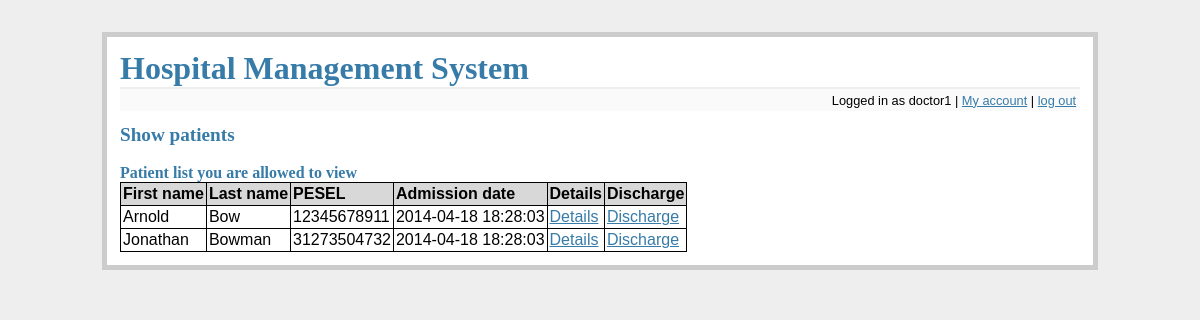
The page /show_patients (signed in) on the database its author committed.
### tables this page shows
CREATE TABLE patients (
    pesel integer primary key,
    fname text not null,
    lname text not null
);

CREATE TABLE files (
    id integer primary key autoincrement,
    patient_pesel integer not null,
    admission_d datetime not null,
    discharge_d datetime,
    foreign key(patient_pesel) references patients(pesel)
);

### flaskr.py (the view)
@app.route('/show_patients', methods=['GET'])
def show_patients():
    error = None
    db = get_db()
    position = get_position(db, session['username'])
    if 'logged_in' not in session or not session['logged_in'] or position not in ['Admin', 'Head physician', 'Doctor', 'Nurse']:
        flash('You do not have rights to access this part of website')
        return redirect(url_for('main_screen'))
    if position in ['Admin', 'Head physician']:
        cur = db.execute('select p.fname, p.lname, p.pesel, f.admission_d from files f join patients p on f.patient_pesel = p.pesel where f.discharge_d is null')
        patients = cur.fetchall()
    else:
        patients = get_patients_allowed(db, session['username'])
    discharge = None
    if position in ['Admin', 'Head physician', 'Doctor']:
        discharge = True
    return render_template('show_patients.html', patients=patients, allow_discharge=discharge)

### flaskr.py (called while the page is built)
def connect_db():
    rv = sqlite3.connect(app.config['DATABASE'])
    rv.row_factory = sqlite3.Row
    return rv

def get_db():
    if not hasattr(g, 'sqlite_db'):
        g.sqlite_db = connect_db()
    return g.sqlite_db

### tools.py (called while the page is built)
def get_position(db, user):
    cur = db.execute('select p.name from employees as e join positions as p on e.position_id = p.id where e.login = ?', [user])
    res = cur.fetchone()
    return res[0] if res else None

def get_patients_allowed(db, username):
    cur = db.execute('select p.fname, p.lname, p.pesel, f.admission_d from patients p join files f on p.pesel = f.patient_pesel join assignments a on a.fil_id = f.id join employees e on e.id = a.employee_id where e.login = ? and f.discharge_d is null', [username])
    return cur.fetchall()

### templates/show_patients.html
{% extends "layout.html" %}
{% block body %}
    <h2>Show patients</h2>
  <br/>
  <h3>Patient list you are allowed to view</h3>
  <table class=dbtable>
  <tr><td>First name<td>Last name<td>PESEL<td>Admission date<td>Details<td>Discharge
  {% for row in patients %}
  <tr>
      {% for d in row %}
          <td>{{ d }}
      {% endfor %}
      <td><a href="{{ url_for('patient_details', patient=row[2]) }}">Details
      <td>
         {% if allow_discharge %}
            <a href="{{ url_for('discharge', patient=row[2]) }}">Discharge
         {% else %}
            &nbsp;
         {% endif %}
  </tr>
  {% endfor %}
  </table>
{% endblock %}

### static/style.css (style rules this page uses)
a, h1, h2, h3 { color: #377ba8; }
h1, h2, h3 { font-family: 'Georgia', serif; margin: 0; }
h2 { font-size: 1.2em; }
h3 { font-size: 1em; }
table, table tr, table td { border-spacing: 0px; border: 1px solid black; border-collapse: collapse; }
table td { padding: 2px; }
table.dbtable tr:first-child { background-color: #D8D8D8; font-weight: bold; }

### rows shown on the page
files: admission_d "2014-04-18 18:28:03"
patients: fname "Arnold", lname "Bow", pesel "12345678911"
files: admission_d "2014-04-18 18:28:03"
patients: fname "Jonathan", lname "Bowman", pesel "31273504732"

### other values the page prints
{{ session.username }} "doctor1"
